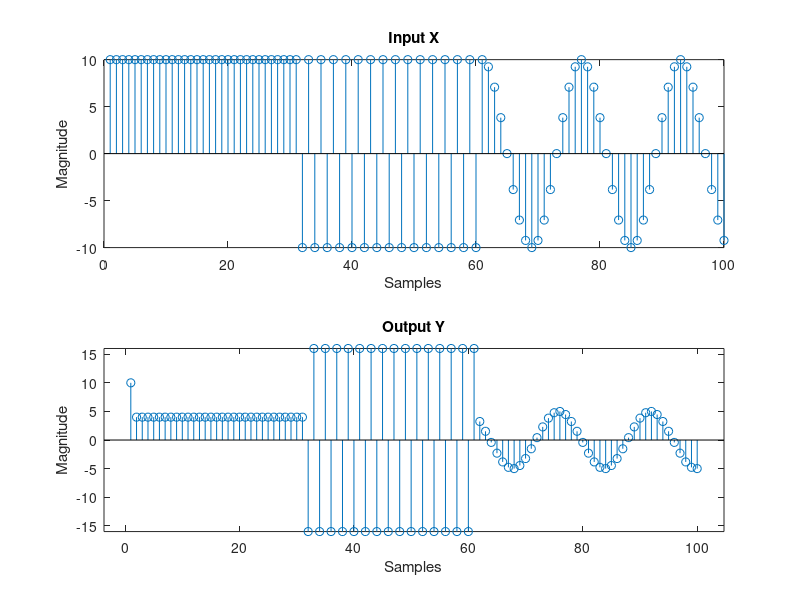
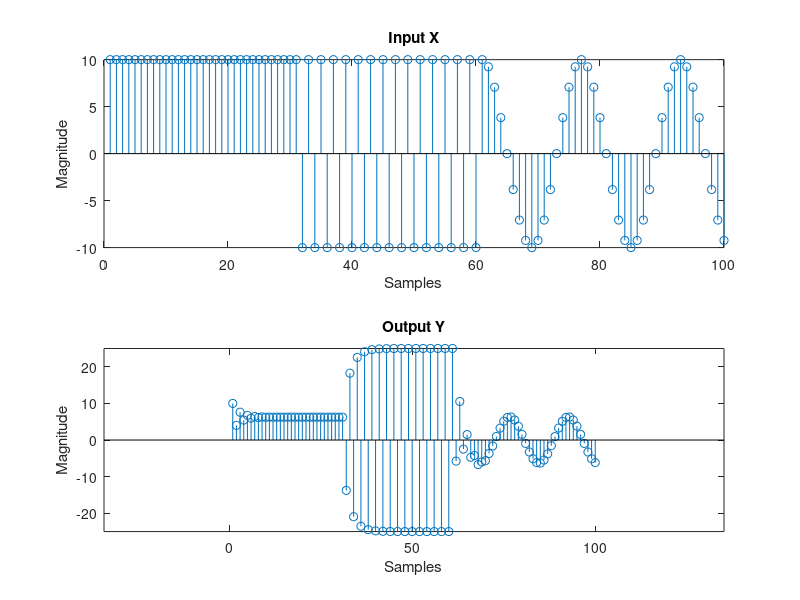
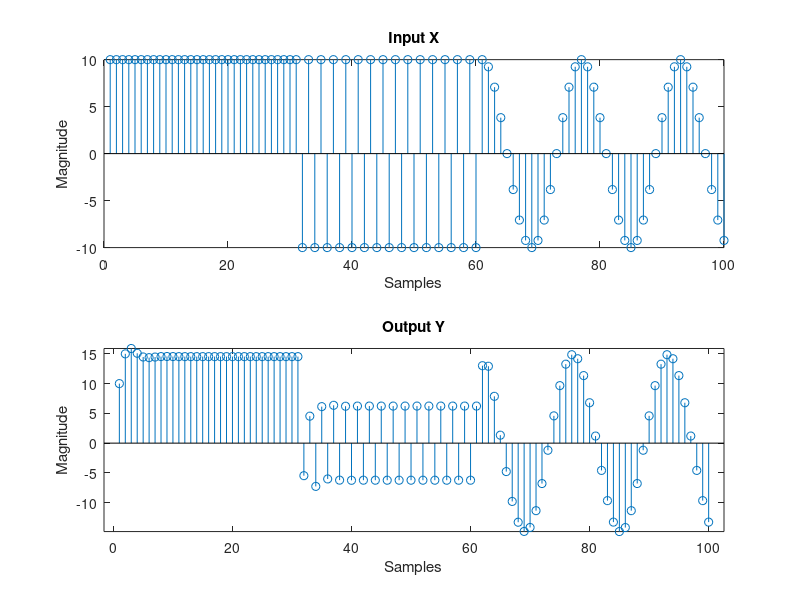

Here is the MATLAB script that generated these plots, in order: (Note: this script raises an error after producing the figures.)
%% [Connor Dupuis]
%% [Friday 1:55pm] - [28944] - [Naoki Sawahashi]


%%
% DO NOT REMOVE THE LINE BELOW
clear; close all; clc;

%% QUESTION 2: IIR Filters with Difference Equations

%% 2 (a) Express as a difference equation

%   >>> y[n] = x[n] - 0.6x[n-1] <<<   %

%% 2 (b) Plot x_1[n] and y_1[n]

x1 = [10*ones(1,30) 10*cos(pi.*(0:29)) 10*cos(pi/8.*(0:39))];
y1 = zeros(1, length(x1));

for n = 1:length(x1)
    if (n == 1)
         y1(n) = x1(n);
    else
        y1(n) = x1(n) - 0.6*x1(n-1);
    end
end

n = 1:1:length(x1);

figure
subplot(2,1,1)
stem(n, x1)
title('Input X')
xlabel('Samples')
ylabel('Magnitude')
subplot(2,1,2)
stem(n,y1)
title('Output Y')
xlabel('Samples')
ylabel('Magnitude')
axis equal

%% 2 (c) Express as a difference equation

%   >>> y[n] = x[n] - 0.6y[n-1] <<<   %


%% 2 (d) Plot x_2[n] and y_2[n]

x2 = [10*ones(1,30) 10*cos(pi.*(0:29)) 10*cos(pi/8.*(0:39))];

y2 = zeros(1, length(x2));

for n = 1:length(x2)
    if (n == 1)
        y2(n) = x2(n);
    else
        y2(n) = x2(n) - 0.6*y2(n-1);
    end
end

n = 1:1:length(x2);

figure
subplot(2,1,1)
stem(n, x2)
title('Input X')
xlabel('Samples')
ylabel('Magnitude')
subplot(2,1,2)
stem(n,y2)
title('Output Y')
xlabel('Samples')
ylabel('Magnitude')
axis equal

%% 2 (e) Express as a difference equation

%   >>> y[n] = x[n] + 0.09x[n-2] + 0.5y[n-1] - 0.25y[n-2] <<<   %


%% 2 (f) Plot x_3[n] and y_3[n]

x3 = [10*ones(1,30) 10*cos(pi.*(0:29)) 10*cos(pi/8.*(0:39))];

y3 = zeros(1, length(x3));

for n = 1:length(x3)
    if (n == 1)
        y3(n) = x3(n);
    elseif (n == 2)
        y3(n) = x3(n) + 0.5*y3(n-1);
    else
        y3(n) = x3(n) + 0.09*x3(n-2) + 0.5*y3(n-1) - 0.25*y3(n-2);   
    end
end

n = 1:1:length(x3);

figure
subplot(2,1,1)
stem(n, x3)
title('Input X')
xlabel('Samples')
ylabel('Magnitude')
subplot(2,1,2)
stem(n,y3)
title('Output Y')
xlabel('Samples')
ylabel('Magnitude')
axis equal

%% QUESTION 3: High-Order IIR Filters

%% 3 (a) Describe input
n = 1:1:9999;
x = cos((pi/30000) * n.^2);
fs = 4000;

soundsc(x, fs);
%   >>> The signal moves across the frequency spectrum starting from low frequency towards the higher ones <<<   %


%% 3 (b) Plot the chirp signal in freq-domain

w = -pi:pi/2000:pi-pi/2000;
H = DTFT(x,w);

figure
plot(w,abs(H))
title('Magnitude Response of x')
xlabel('Normalized Frequency (Radians)')
ylabel('Magnitude')


%% 3 (c) First-order filter

b = 1/4*[1 1 1 1];
a = 1;
y1 = filter(b,a,x); 
H1 = DTFT(y1,w);

figure
subplot(2,1,1)
plot(w,abs(H1))
title('Magnitude Response of filtered input')
xlabel('Normalized Frequency (Radians)')
ylabel('Magnitude')
subplot(2,1,2)
pzplot(b,a)

%% 3 (d) Describe output

soundsc(y1, fs);

% The signal again sweeps across the frequency spectrum similar to the last one, but 
% this time it decreases in volume, then near the end it spikes up a little
% again.

%% 3 (e) 3rd order Butterworth filter
[b, a] = butter(3, 1/4);

y2 = filter(b,a,x); 
H1 = DTFT(y2,w);

figure
subplot(2,1,1)
plot(w,abs(H1))
title('Magnitude Response of filtered input')
xlabel('Normalized Frequency (Radians)')
ylabel('Magnitude')
subplot(2,1,2)
pzplot(b,a)

%% 3 (f) Describe output

soundsc(y2, fs);

% The signal sounds different because the filter is a lowpass and is removing frequencies at the higher end.
% This filter has no spike at the end like the previous.


%% 3 (g) 25th order Butterworth filter
[b, a] = butter(25, 1/4);

y3 = filter(b,a,x); 
H1 = DTFT(y3,w);

figure
subplot(2,1,1)
plot(w,abs(H1))
title('Magnitude Response of filtered input')
xlabel('Normalized Frequency (Radians)')
ylabel('Magnitude')
subplot(2,1,2)
pzplot(b,a)


%% 3 (h) Describe output

soundsc(y3, fs);

% This filter is a lowpass with a quicker cutoff than the last filter
% resulting in more frequencies being attenuated.


%% 3 (i) Discussion
% The buttersworth filter has the smoothest frequency response and a simple
% transfer function making it relatively easy to implement. The last filter
% would be the 'best'
% Higher-order filters are harder to produce and maintain in real world
% implementations.


%% ALL FUNCTIONS SUPPORTING THIS CODE %%
function pzplot(b,a)
% PZPLOT(B,A)  plots the pole-zero plot for the filter described by
% vectors A and B.  The filter is a "Direct Form II Transposed"
% implementation of the standard difference equation:
% 
%    a(1)*y(n) = b(1)*x(n) + b(2)*x(n-1) + ... + b(nb+1)*x(n-nb)
%                          - a(2)*y(n-1) - ... - a(na+1)*y(n-na)
% 

    % MODIFY THE POLYNOMIALS TO FIND THE ROOTS 
    b1 = zeros(max(length(a),length(b)),1); % Need to add zeros to get the right roots
    a1 = zeros(max(length(a),length(b)),1); % Need to add zeros to get the right roots
    b1(1:length(b)) = b;    % New a with all values
    a1(1:length(a)) = a;    % New a with all values

    % FIND THE ROOTS OF EACH POLYNOMIAL AND PLOT THE LOCATIONS OF THE ROOTS
    h1 = plot(real(roots(a1)), imag(roots(a1)));
    hold on;
    h2 = plot(real(roots(b1)), imag(roots(b1)));
    hold off;

    % DRAW THE UNIT CIRCLE
    circle(0,0,1)
    
    % MAKE THE POLES AND ZEROS X's AND O's
    set(h1, 'LineStyle', 'none', 'Marker', 'x', 'MarkerFaceColor','none', 'linewidth', 1.5, 'markersize', 8); 
    set(h2, 'LineStyle', 'none', 'Marker', 'o', 'MarkerFaceColor','none', 'linewidth', 1.5, 'markersize', 8); 
    axis equal;
    
    % DRAW VERTICAL AND HORIZONTAL LINES
    xminmax = xlim();
    yminmax = ylim();
    line([xminmax(1) xminmax(2)],[0 0], 'linestyle', ':', 'linewidth', 0.5, 'color', [1 1 1]*.1)
    line([0 0],[yminmax(1) yminmax(2)], 'linestyle', ':', 'linewidth', 0.5, 'color', [1 1 1]*.1)
    
    % ADD LABELS AND TITLE
    xlabel('Real Part')
    ylabel('Imaginary Part')
    title('Pole-Zero Plot')
    
end


function circle(x,y,r)
% CIRCLE(X,Y,R)  draws a circle with horizontal center X, vertical center
% Y, and radius R. 
%
    
    % ANGLES TO DRAW
    ang=0:0.01:2*pi; 
    
    % DEFINE LOCATIONS OF CIRCLE
    xp=r*cos(ang);
    yp=r*sin(ang);
    
    % PLOT CIRCLE
    hold on;
    plot(x+xp,y+yp, ':', 'linewidth', 0.5, 'color', [1 1 1]*.1);
    hold off;
    
end



function H = DTFT(x,w)
% DTFT(X,W)  compute the Discrete-time Fourier Transform of signal X
% acroess frequencies defined by W. 

    H = zeros(length(w),1);
    for nn = 1:length(x)
        H = H + x(nn).*exp(-1j*w.'*(nn-1));
    end
    
end


function xs = shift(x, s)
% SHIFT(x, s) shifts signal x by s such that the output can be defined by 
% xs[n] = x[n - s]

    % INITIALIZE THE OUTPUT
    xs = zeros(length(x), 1);
    
    for n = 1:length(x)
        % CHECK IF THE SHIFT IS OUT OF BOUNDS FOR THIS SAMPLE
        if n-s > 0 && n-s < length(x)
            % SHIFT DATA
            xs(n) = x(n-s);
        end
    end

end
